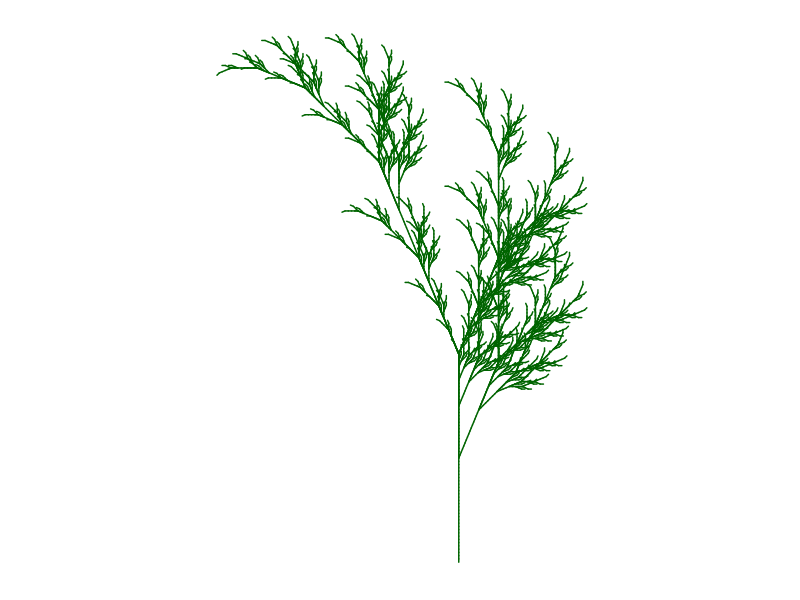

The R source for this figure:
# Title Spring
# Credit: https://fronkonstin.com

# Install packages

install.packages("gsubfn")
install.packages("tidyverse")
library(gsubfn)
library(tidyverse)

# Define elements in plant art
# Each image corresponds to a different axiom, rules, angle and depth

# Leaf of Spring

axiom="X"
rules=list("X"="F-[[X]+X]+F[+FX]-X", "F"="FF")
angle=22.5
depth=6


for (i in 1:depth) axiom=gsubfn(".", rules, axiom)

actions=str_extract_all(axiom, "\\d*\\+|\\d*\\-|F|L|R|\\[|\\]|\\|") %>% unlist

status=data.frame(x=numeric(0), y=numeric(0), alfa=numeric(0))
points=data.frame(x1 = 0, y1 = 0, x2 = NA, y2 = NA, alfa=90, depth=1)


# Generating data
# Note: may take a minute or two

for (action in actions)
{
  if (action=="F")
  {
    x=points[1, "x1"]+cos(points[1, "alfa"]*(pi/180))
    y=points[1, "y1"]+sin(points[1, "alfa"]*(pi/180))
    points[1,"x2"]=x
    points[1,"y2"]=y
    data.frame(x1 = x, y1 = y, x2 = NA, y2 = NA,
               alfa=points[1, "alfa"],
               depth=points[1,"depth"]) %>% rbind(points)->points
  }
  if (action %in% c("+", "-")){
    alfa=points[1, "alfa"]
    points[1, "alfa"]=eval(parse(text=paste0("alfa",action, angle)))
  }
  if(action=="["){
    data.frame(x=points[1, "x1"], y=points[1, "y1"], alfa=points[1, "alfa"]) %>%
      rbind(status) -> status
    points[1, "depth"]=points[1, "depth"]+1
  }
  
  if(action=="]"){
    depth=points[1, "depth"]
    points[-1,]->points
    data.frame(x1=status[1, "x"], y1=status[1, "y"], x2=NA, y2=NA,
               alfa=status[1, "alfa"],
               depth=depth-1) %>%
      rbind(points) -> points
    status[-1,]->status
  }
}

ggplot() +
  geom_segment(aes(x = x1, y = y1, xend = x2, yend = y2),
               lineend = "round",
               color="dark green", # Set Fall color?
               data=na.omit(points)) +
  coord_fixed(ratio = 1) +
  theme(legend.position="none",
        panel.background = element_rect(fill="white"),
        panel.grid=element_blank(),
        axis.ticks=element_blank(),
        axis.title=element_blank(),
        axis.text=element_blank())
